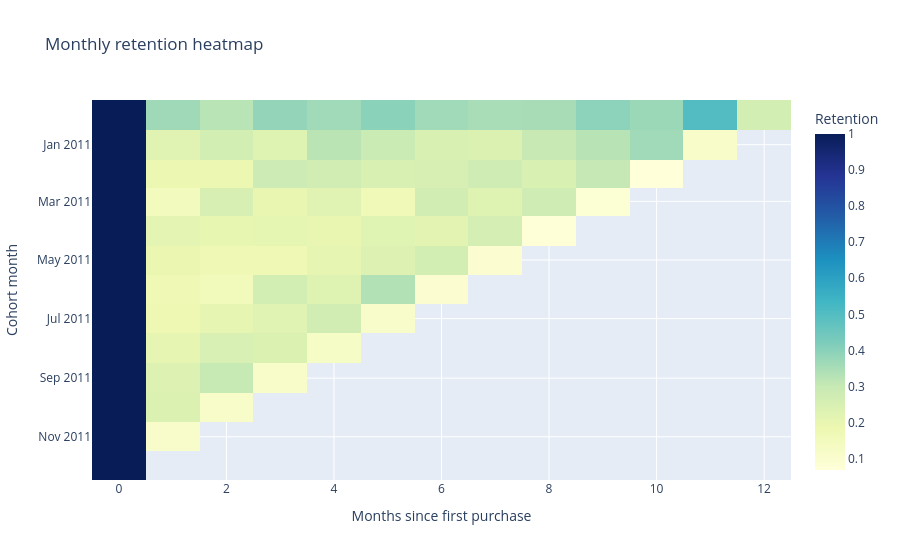

Write notebook code for a chart like this one.
### Code cell
px.imshow(
    retention_matrix,
    aspect="auto",
    color_continuous_scale="YlGnBu",
    labels={"x": "Months since first purchase", "y": "Cohort month", "color": "Retention"},
    title="Monthly retention heatmap",
)

### Figure 1 — Plotly figure (JSON) as saved in the notebook; plotly's stock layout.template omitted (floating-point values rounded to 4 significant figures; data arrays with more than 128 entries replaced by an {"elided": "..."} marker saying what was removed)
{"data": [{"coloraxis": "coloraxis", "hovertemplate": "Months since first purchase: %{x}<br>Cohort month: %{y}<br>Retention: %{z}<extra></extra>", "name": "0", "type": "heatmap", "x": [0, 1, 2, 3, 4, 5, 6, 7, 8, 9, 10, 11, 12], "xaxis": "x", "y": ["2010-12", "2011-01", "2011-02", "2011-03", "2011-04", "2011-05", "2011-06", "2011-07", "2011-08", "2011-09", "2011-10", "2011-11", "2011-12"], "yaxis": "y", "z": {"elided": "13x13 float values"}}], "layout": {"coloraxis": {"colorbar": {"title": {"text": "Retention"}}, "colorscale": [[0, "rgb(255,255,217)"], [0.125, "rgb(237,248,177)"], [0.25, "rgb(199,233,180)"], [0.375, "rgb(127,205,187)"], [0.5, "rgb(65,182,196)"], [0.625, "rgb(29,145,192)"], [0.75, "rgb(34,94,168)"], [0.875, "rgb(37,52,148)"], [1, "rgb(8,29,88)"]]}, "title": {"text": "Monthly retention heatmap"}, "xaxis": {"anchor": "y", "domain": [0, 1], "title": {"text": "Months since first purchase"}}, "yaxis": {"anchor": "x", "autorange": "reversed", "domain": [0, 1], "title": {"text": "Cohort month"}}}}
